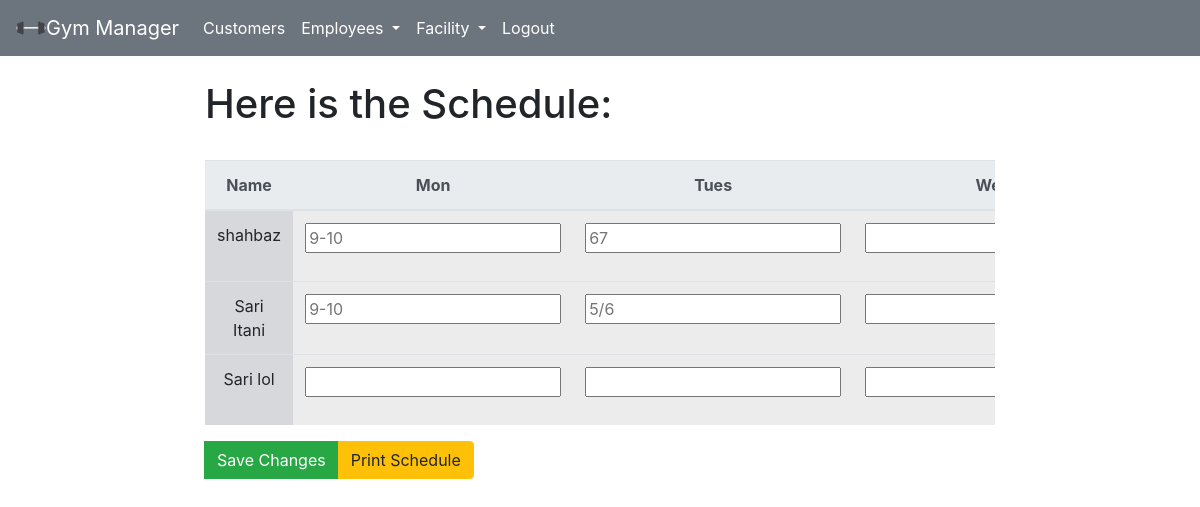
The page /work/schedule/ on the database as committed earlier.
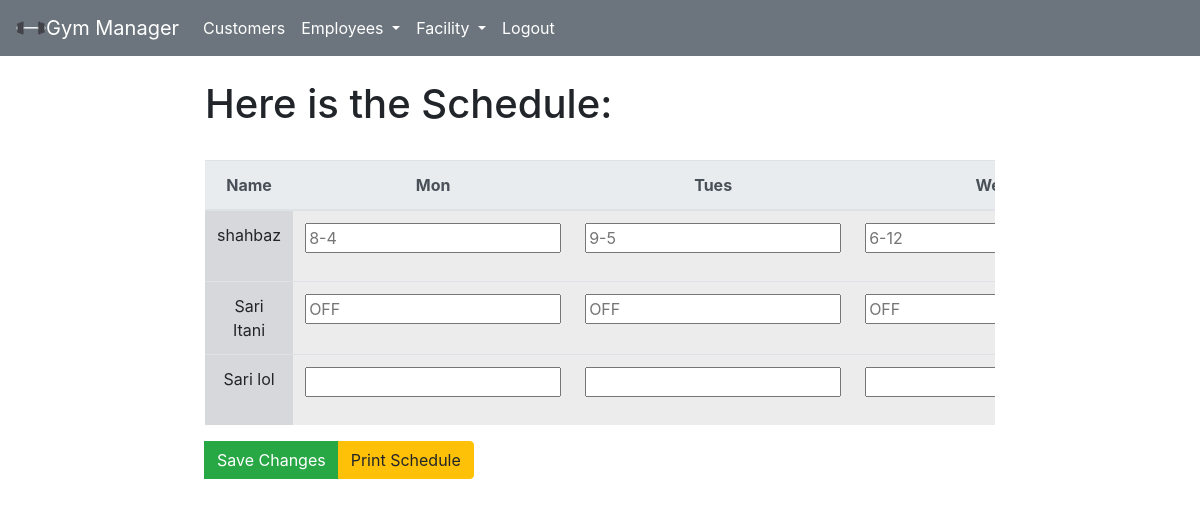
The same page on the database as committed later.
### workers/models.py (models this page shows)
class Schedule(models.Model):
    name = models.CharField(max_length=20, unique=True)
    Mon = models.CharField(max_length=10)
    Tues = models.CharField(max_length=10)
    Wed = models.CharField(max_length=10)
    Thu = models.CharField(max_length=10)
    Fri = models.CharField(max_length=10)
    Sat = models.CharField(max_length=10)
    Sun = models.CharField(max_length=10)
    Punch_in = models.CharField(max_length=50)
    Punch_out = models.CharField(max_length=50)
    def __str__(self):
        return self.name

### workers/views.py (the view, shortened to what this page needs)
# urls.py: path('schedule/', schedule, name='schedule'),
def schedule(response):
    data = Schedule.objects.all()
    print(data)
    return render(response, "workers/schedule.html", {"data": data})

### workers/templates/workers/schedule.html (shortened to what this page needs)
{% extends 'workers/base.html' %}
{% block content %}
<h1>Here is the Schedule:</h1>
<br>
<form method="POST">
    <table class="table table-hover table-responsive">
        <thead class="thead-light">
            <tr class="text-center table-active">
                <th>Name</th>
                <th>Mon</th>
                <th>Tues</th>
                <th>Wed</th>
            </tr>
        </thead>
        <tbody>
            {% for e in data %}
            <tr class="text-center">
                <td class="table-secondary">{{e.name}}</td>
                <td class="table-active"><input placeholder="{{e.Mon}}" name="mon{{e.id}}" type="text" class="form-group"/></td>
                <td class="table-active"><input placeholder="{{e.Tues}}" name="tues{{e.id}}" type="text" class="form-group"/></td>
                <td class="table-active"><input placeholder="{{e.Wed}}" name="wed{{e.id}}" type="text" class="form-group"/></td>
            </tr>
        {%endfor%}
        </tbody>
    </table>
    <div class="input-group mb-3">
        <div class="input-group-append">
            <button class="btn btn-success" type="submit" value="save" name="save">Save Changes</button>
            <button class="btn btn-warning" type="submit" value="print" name="print">Print Schedule</button>
        </div>
    </div>
</form>
{% endblock %}

Rows that differ between the two databases and show on the page:
changed Schedule "shahbaz": Mon "9-10" → "8-4"; Tues "67" → "9-5"; Wed (not shown) → "6-12"
changed Schedule "Sari Itani": Mon "9-10" → "OFF"; Tues "5/6" → "OFF"; Wed (not shown) → "OFF"
